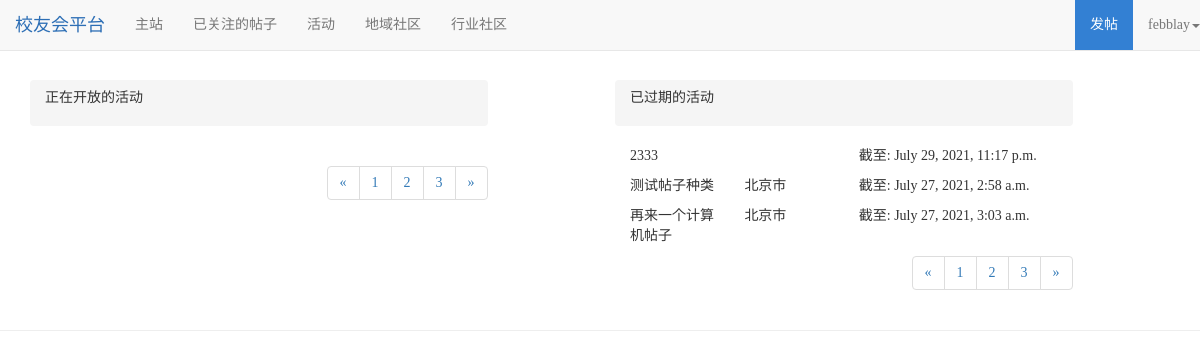
The app's page /myactivities/ (signed in) with its own data.
### alumni/models.py (models this page shows, shortened)
class Activity(models.Model):
    title = models.CharField('标题', max_length=30, default='DEFAULT')
    startTime = models.DateTimeField(verbose_name='开始时间')
    endTime = models.DateTimeField(verbose_name='结束时间')
    location = models.CharField('详细地点',max_length=200)
    cost = models.PositiveIntegerField('费用')
    class Meta:
        verbose_name = '活动'
        verbose_name_plural = '活动'

class ProvinceID(models.Model):
    name = models.CharField('省份', max_length=30, null=False, unique=True)

### alumni/views.py (the view)
# urls.py: path('myactivities/', views.myactivities),
def myactivities(request):
    industry = Industry.objects.all()
    province = ProvinceID.objects.all()
    username = request.session.get('username')
    user = User.objects.get(username=username)
    activityLists = User_Activity.objects.filter(user_id = username)
    activityList_undone = []
    activityList_done = []
    for item in activityLists:
        activityID = item.activity_id
        if activityID == 1:
            continue
        print(activityID)
        act = Activity.objects.get(id = activityID)
        provID = Tie.objects.get(relatedActivity_id = activityID).provID
        print('provID = ', provID)
        prov = ProvinceID.objects.get(id = provID).name
        if act.endTime < timezone.now():
            activityList_done.append([act.title, prov, act.endTime])
        else:
            activityList_undone.append([act.title, prov, act.endTime])
    return render(request, 'activities.html', locals())

### templates/activities.html (shortened to what this page needs)
<!DOCTYPE html>
<html>
<head>
    <link href="https://maxcdn.bootstrapcdn.com/bootstrap/3.3.7/css/bootstrap.min.css" rel="stylesheet">
</head>
<body>
    <div class="container">
        <div class="row">
            <nav class="navbar navbar-default navbar-fixed-top" role="navigation">
                <div class="navbar-header">
                  <a class="navbar-brand" style="color: #2c6eb5;">校友会平台</a>
                </div>
                <div class="collapse navbar-collapse" id="bs-example-navbar-collapse-1">
                  <ul class="nav navbar-nav active">
                    <li class="nav-link">
                      <a href="/index/">主站</a>
                    </li>
                    <li class="nav-link">
                      <a href="/tieLists/stars/">已关注的帖子</a>
                    </li>
                    <li class="nav-link">
                      <a href="/activities/">活动</a>
                    </li>
                    <li class="dropdown">
                      <a href="#" class="dropdown-toggle" data-toggle="dropdown">地域社区</a>
                    </li>
                    <li class="dropdown">
                      <a href="#" class="dropdown-toggle" data-toggle="dropdown">行业社区</a>
                    </li>
                  </ul>
                  <ul class="nav navbar-nav navbar-right">
                    <li class="nav-link">
                      <a href="/postTie/" style="background: #3380d3; color: white">发帖</a>
                    </li>
                    <li class="dropdown">
                      <a href="#" class="dropdown-toggle" data-toggle="dropdown">{{username}}<strong class="caret"></strong></a>
                    </li>
                  </ul>
                </div>
              </nav>
        </div>
        <br><br><br><br>
        <div class="row">
            <div class="col-lg-5">
                <div class="col-lg-12>">
                    <ul class="breadcrumb">
                        <li>
                            <p style="text-align: center;">正在开放的活动</p>
                        </li>
                    </ul>
                </div>
                <ul class="pagination" style="float: right;">
                    <li><a href="#">&laquo;</a></li>
                    <li><a href="#">1</a></li>
                    <li><a href="#">2</a></li>
                    <li><a href="#">3</a></li>
                    <li><a href="#">&raquo;</a></li>
                </ul>
            </div>
            <div class="col-lg-1"></div>
            <div class="col-lg-5">
                <div class="col-lg-12>">
                    <ul class="breadcrumb">
                        <li>
                            <p style="text-align: center;">已过期的活动</p>
                        </li>
                    </ul>
                    {% for activity in activityList_done%}
                    <div name="a1" style="box-shadow:  inset 0 0 5px #CCC;height:auto">
                        {% for item in activity%}
                            {% if forloop.counter < 3 %}
                                <div class="col-lg-3">
                                    <p>{{ item }}</p>
                                </div>
                            {% else %}
                                <div class="col-lg-6">
                                    <p>截至: {{ item }}</p>
                                </div>
                            {% endif %}
                        {% endfor %}
                    </div>
                    {% endfor %}
                </div>
                <ul class="pagination" style="float: right;">
                    <li><a href="#">&laquo;</a></li>
                    <li><a href="#">1</a></li>
                    <li><a href="#">2</a></li>
                    <li><a href="#">3</a></li>
                    <li><a href="#">&raquo;</a></li>
                </ul>
            </div>
        </div>
    </div>
    <hr>
</body>

### templates/activities.html (style rules this page uses)
body { font-family: Georgia, '微软雅黑', Times, serif; }

### records on screen
Activity: activity "2333", activity "July 29, 2021, 11:17 p.m."
Activity: activity "测试帖子种类", activity "July 27, 2021, 2:58 a.m."
ProvinceID: activity "北京市" "北京市"
Activity: activity "再来一个计算机帖子", activity "July 27, 2021, 3:03 a.m."

### other values on screen
{{ username }} "febblay"
